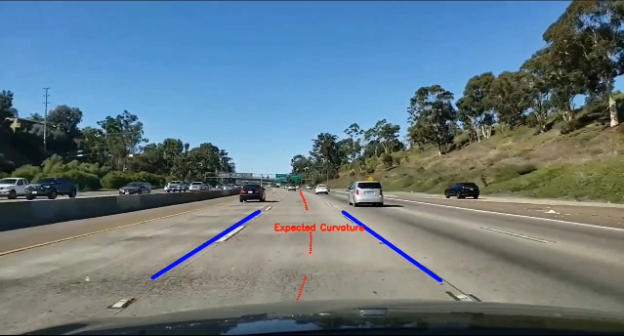
#> input picture images/curve.png, 624 x 336 px
$ python -i crosswalk.py   (imports and definitions only)
#> lines starting #> are read from the running program, lines starting #| are printed output that depends on the picture; after the words box and inside, x2 and y2 are one past the last pixel; in counts of white or black regions, pixels touching at a corner belong together
#> further down, picture is the input picture: shape (336, 624, 3); mean B, G, R 130.8, 120.7, 101

import cv2
import numpy as np

def detect_and_highlight_sidewalk(frame):
    # Convert the image to grayscale
    gray = cv2.cvtColor(frame, cv2.COLOR_BGR2GRAY)
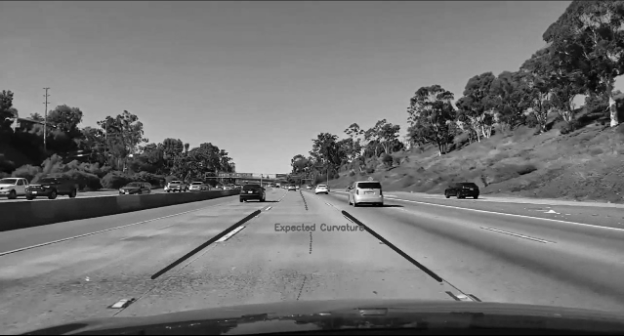
#> gray: shape (336, 624); min 0, max 252, mean 116

    # Apply Gaussian Blur to smooth the image and reduce noise
    blurred = cv2.GaussianBlur(gray, (5, 5), 0)

    # Edge detection using Canny
    edges = cv2.Canny(blurred, 50, 150)
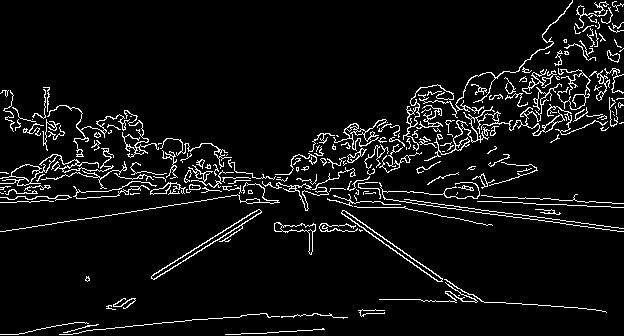
#> edges: shape (336, 624); 6.2% white in thin lines or dots
    # cv2.imshow('Sidewalk Highlighted', edges)
    # cv2.waitKey(0)
    # Hough Line Transform to detect lines
    lines = cv2.HoughLines(edges, 1, np.pi / 180, 100)
#> lines = 245 rows, first 8: [170, 1.62], [143, 1.71], [229, 1.41], [318, 1.01], [159, 1.68], [140, 1.71], [150, 1.69], [175, 1.62]

    # cv2.imshow('Sidewalk Highlighted', lines)
    # cv2.waitKey(0)

    if lines is not None:
        # Initialize lists to store the coordinates of line endpoints
        x_coords = []
        y_coords = []

        for line in lines:
            for rho, theta in line:
                a = np.cos(theta)
                b = np.sin(theta)
                x0 = a * rho
                y0 = b * rho
                x1 = int(x0 + 1000 * (-b))
                y1 = int(y0 + 1000 * (a))
                x2 = int(x0 - 1000 * (-b))
                y2 = int(y0 - 1000 * (a))

                # Store the endpoints of each line
                x_coords.extend([x1, x2])
                y_coords.extend([y1, y2])
#> this loop made 245 passes
#> after the loop, x_coords = 490 values, max 1044 at index 455, min -1011 at index 8, mean 41.36; y_coords = 490 values, max 1027 at index 468, min -614 at index 466, mean 195.9

        if x_coords and y_coords:
            # Find the bounding box of the sidewalk based on the line coordinates
            min_x = min(x_coords)
#> min_x = -1011
            max_x = max(x_coords)
#> max_x = 1044
            min_y = min(y_coords)
#> min_y = -614
            max_y = max(y_coords)
#> max_y = 1027

            # Draw a rectangle around the detected sidewalk
            cv2.rectangle(frame, (min_x, min_y), (max_x, max_y), (0, 255, 0), 3)

            # Add text to label the detected sidewalk
            cv2.putText(frame, 'Sidewalk', (min_x, min_y - 10), cv2.FONT_HERSHEY_SIMPLEX, 1, (0, 255, 0), 2)

>>> import cv2
>>> picture = cv2.imread('../images/curve.png')
>>> result = detect_and_highlight_sidewalk(picture)

$ run again, on images/day.png
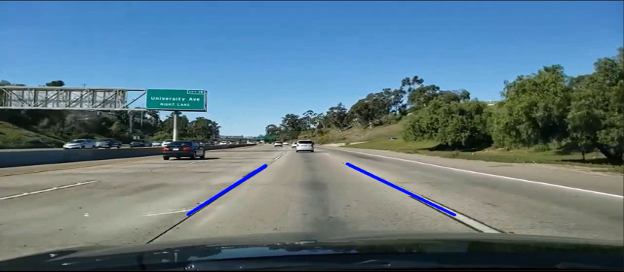
#> input picture images/day.png, 624 x 272 px
#> picture is the input picture: shape (272, 624, 3); mean B, G, R 131.8, 119.8, 94.9
#> in detect_and_highlight_sidewalk, `blurred = cv2.GaussianBlur(gray, (5, 5), 0)`:
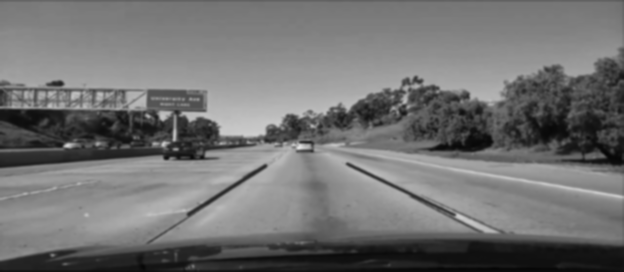
#> blurred: shape (272, 624); min 5, max 227, mean 113.8
#> in detect_and_highlight_sidewalk, `edges = cv2.Canny(blurred, 50, 150)`:
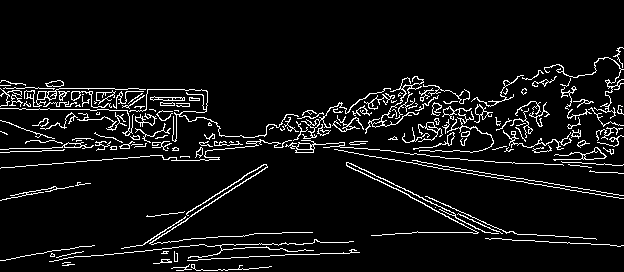
#> edges: shape (272, 624); 6.6% white in thin lines or dots, all inside (x1, y1, x2, y2) = (0, 47, 624, 271)
#> lines = 196 rows, first 8: [89, 1.75], [166, 1.5], [98, 1.73], [95, 1.73], [108, 1.59], [152, 1.54], [148, 1.55], [78, 1.76]
#> the loop in detect_and_highlight_sidewalk, `for line in lines:` made 196 passes
#> after the loop in detect_and_highlight_sidewalk, `for line in lines:`: x_coords = 392 values, max 1022 at index 207, min -1009 at index 308, mean 9.53; y_coords = 392 values, max 796 at index 244, min -486 at index 236, mean 130.6
#> min_x = -1009
#> max_x = 1022
#> min_y = -486
#> max_y = 796
